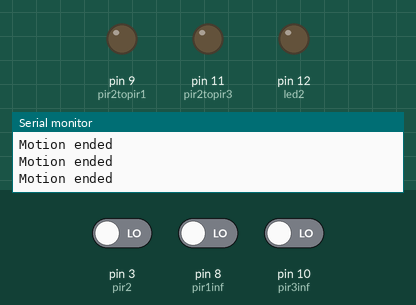
Simulated run of this sketch. Board: Arduino Uno, built with avr-gcc and run on an emulated ATmega328P. Parts: output pins drawn as LEDs (lit = HIGH), the last lines printed to the serial monitor. The test bench sets the inputs (shaded band); at power-on: pin 3 (pir2) LOW, pin 8 (pir1inf) LOW, pin 10 (pir3inf) LOW.

Above: at 1.8 s.
1.9 s: pin 3 (pir2) driven HIGH
At 2.9 s:
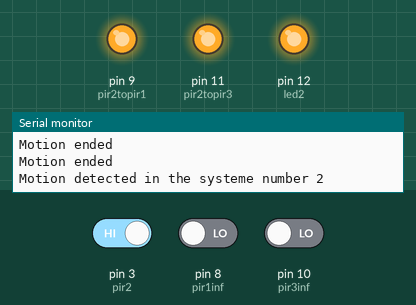
3.5 s: pin 3 (pir2) driven LOW
At 6.4 s:
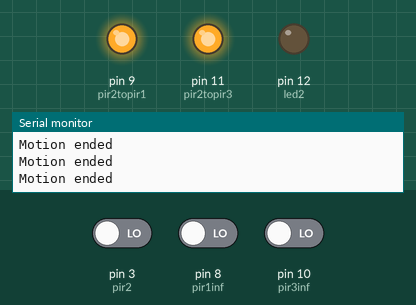
Timing chart, 0 to 7.9 s (numbered marks = the images above; inputs shaded):
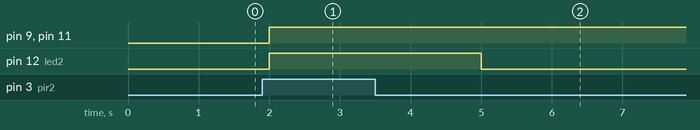

The sketch:

smart-light-lux-team.ino
```cpp
//smart light -lux team -project AEC 2018
//program of a simple prototype of smart light system project
const int pir2 = 3; // broche of PIR sensor 2
const int led2 = 12; // la LED 2  du systeme
int  pir1inf = 8 ;  //  infotmation of  pir sensor 1
int  pir3inf =10 ;   //  infotmation of  pir sensor 3
int pir2topir1 = 9 ; //to send information from this systeme to systeme number 1
int pir2topir3 = 11 ;  //to send information from this systeme to systeme number 3
int pir2state = 0; // etat de la sortie du capteur
int pir1infstate = 0 ;
int pir3infstate = 0 ;
void setup()
{
  pinMode(led2, OUTPUT); //la broche de la LED est mise en sortie" LED is in OUTPUT"
  pinMode(pir2, INPUT); //la broche du capteur est mise en entree "pir sensor is in INPUT"
  pinMode(pir1inf, INPUT);
  pinMode(pir3inf, INPUT);
  pinMode(pir2topir1, OUTPUT);
  pinMode(pir2topir3, OUTPUT);
  Serial.begin(9600);
}

void loop()
{
  pir2state = digitalRead(pir2);//READ INFORMATION FROM THE PIR SENSOR 2
  pir1infstate = digitalRead(pir1inf);  //READ INFORMATION FROM THE PIR SENSOR 1
  pir3infstate = digitalRead(pir3inf);   //READ INFORMATION FROM THE PIR SENSOR 3

  if (pir2state == HIGH || pir1inf == HIGH || pir3inf == HIGH  ) //"if something was detected in any sensor"
  {
    digitalWrite(led2, HIGH); // LED 2 "ON"


digitalWrite(pir2topir1, HIGH); //send information to the system number 1
digitalWrite(pir2topir3, HIGH); //send information to the system number 3
Serial.println("Motion detected in the systeme number 2 ");
delay(3000); // LED stay ON for just 3s if there is no other detection
  }
  else
  {
    digitalWrite(led2, LOW); // LED OFF
 Serial.println("Motion ended ");
 delay(500);
  }
}
```

Measured:
- after the input at 1.9 s, pin 9 (pir2topir1), pin 11 (pir2topir3), pin 12 (led2): LOW → HIGH after 0.10 s
- after the input at 3.5 s, pin 12 (led2): HIGH → LOW after 1.5 s
